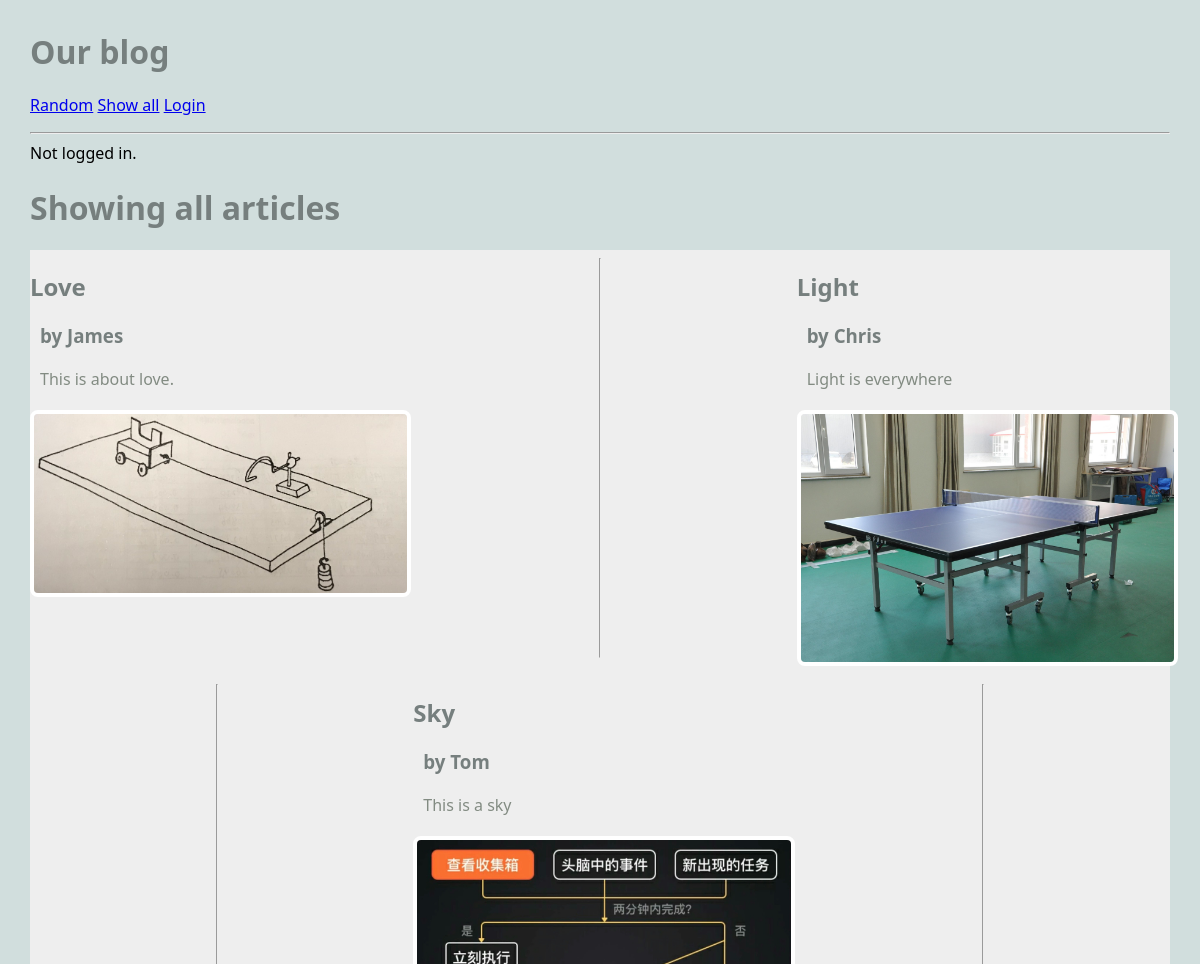
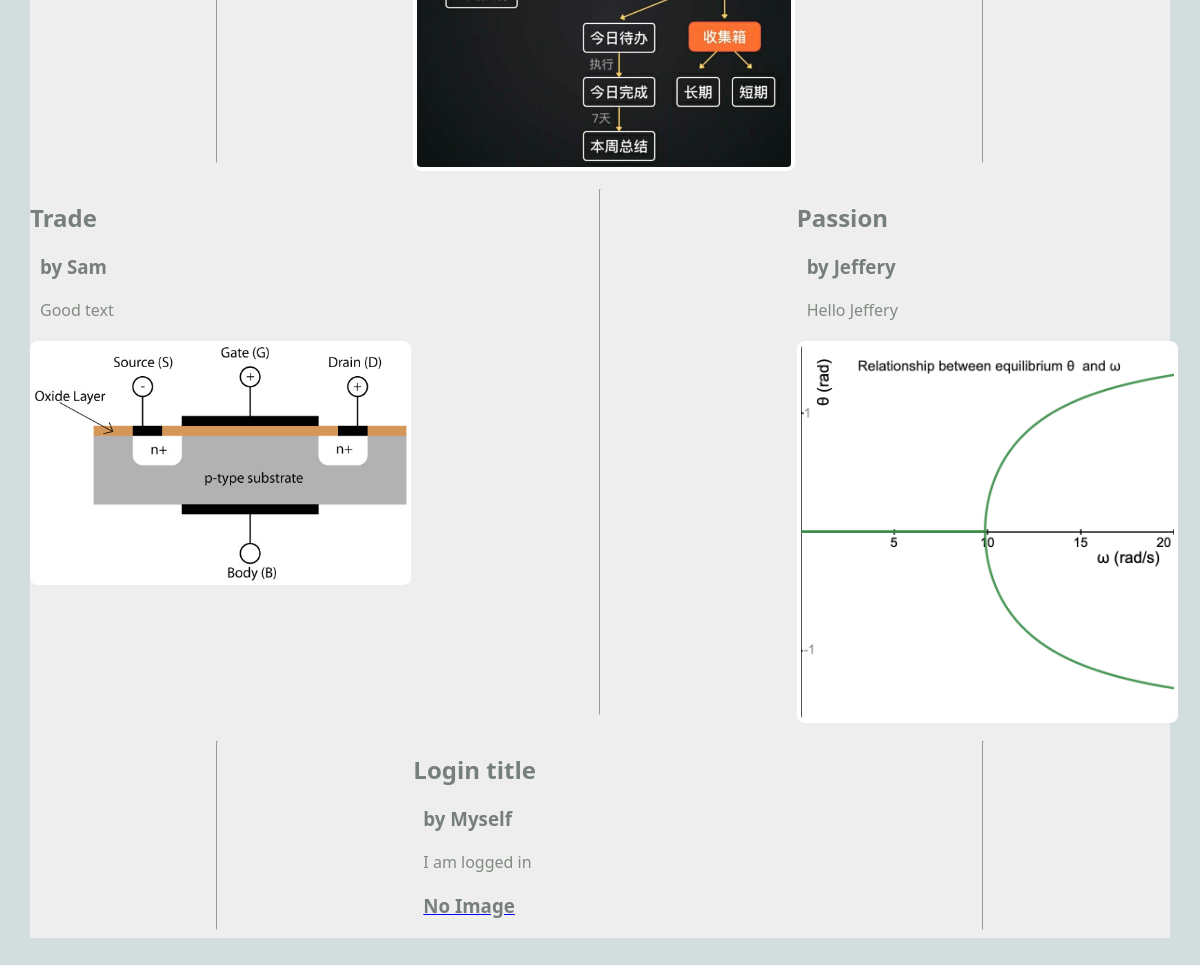
/blog/show_all, run on the app's committed database (2 pictures, top to bottom).
### blog/models.py (models this page shows, shortened)
class Article(models.Model):
    title = models.TextField(blank=True)
    author = models.TextField(blank=True)
    text = models.TextField(blank=True)
    published = models.DateTimeField(auto_now=True)
    image_file = models.ImageField(blank=True)
    user = models.ForeignKey(User, on_delete=models.CASCADE)

### blog/views.py (the view)
# urls.py: path("show_all", ShowAllView.as_view(), name="show_all"),
class ShowAllView(ListView):
    model = Article
    template_name = "blog/show_all.html"
    context_object_name = "articles"
    def dispatch(self, request, *args, **kwargs):
        if request.user.is_authenticated:
            print(f"ShowallView.dispatch(): request.user={request.user}")
        else:
            print(f"ShowallView.dispatch(): not logged in")
        return super().dispatch(request, *args, **kwargs)

### blog/templates/blog/show_all.html
{% extends 'blog/base.html' %}
{% block content %}
<h1>Showing all articles</h1>
<main class="grid-container">
    {% for article in articles %}
    <article>
        <div>
            <h2>{{article.title}}</h2>
            <h3>by {{article.author}}</h3>
            <p>
                {{article.text}}
            </p>
        </div>
        <a href="{% url 'article' article.pk %}">
        {% if article.image_file %}
        <img src="{{article.image_file.url}}" alt="">
        {% else %}
        <h3>No Image</h3>
        {% endif %}
        </a>
    </article>
    <hr>
    {% endfor %}
</main>
{% endblock %}

### static/styles-blog.css (style rules this page uses)
body { margin: 30px; background: #d1dedd; font-family:'Segoe UI', Tahoma, Geneva, Verdana, sans-serif; }
h1, h2, h3 { color: #767f7e; }
p { color: #828b82; }
.grid-container { background: #eee; max-width: 900px; display: grid; grid-template-columns: repeat(3, 1fr); grid-gap: 10px; max-width: 1200px; margin: 20px auto; }
article img, article.featured img { width: 100%; border: 4px solid #fff; border-radius: 8px; }
article p, article h3 { margin: 20px 10px; }

### data on the page
Article: title "Love", author "James", text "This is about love.", image_file (picture)
Article: title "Light", author "Chris", text "Light is everywhere", image_file (picture)
Article: title "Sky", author "Tom", text "This is a sky", image_file (picture)
Article: title "Trade", author "Sam", text "Good text", image_file (picture)
Article: title "Passion", author "Jeffery", text "Hello Jeffery", image_file (picture)
Article: title "Login title", author "Myself", text "I am logged in", image_file "No Image"
